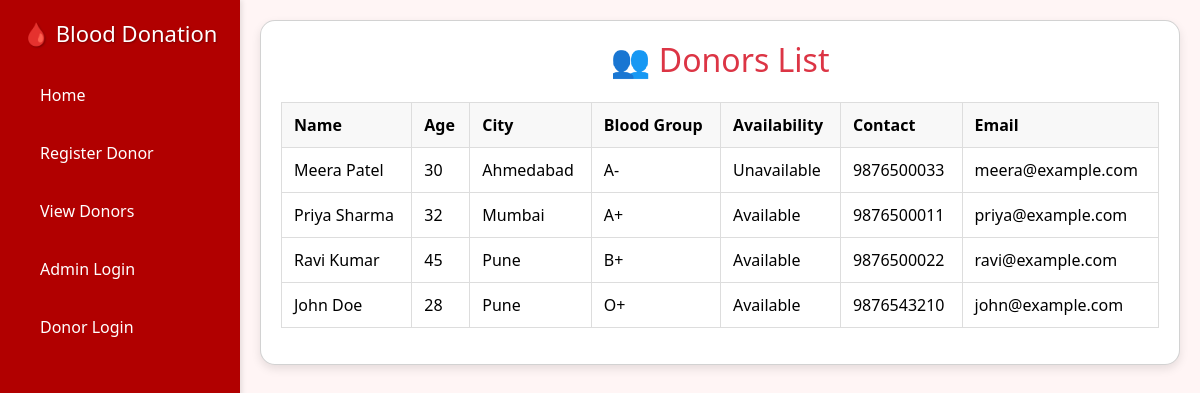
Page /view_donors.php on the committed database.
### tables this page shows
CREATE TABLE IF NOT EXISTS donors (
    id INT AUTO_INCREMENT PRIMARY KEY,
    name VARCHAR(100) NOT NULL,
    age INT NOT NULL,
    blood_group VARCHAR(5) NOT NULL,
    contact VARCHAR(20) NOT NULL,
    city VARCHAR(50) NOT NULL,
    email VARCHAR(100),
    availability ENUM('Available','Unavailable') DEFAULT 'Available',
    last_donation_date DATE NULL,
    created_at TIMESTAMP DEFAULT CURRENT_TIMESTAMP
);

### view_donors.php (the view, shortened to what this page needs)
<?php
require __DIR__ . '/db.php';
$donorsRes = $conn->query("SELECT * FROM donors ORDER BY blood_group, name");
?>
<!DOCTYPE html>
<html lang="en">
<head>
    <link rel="stylesheet" href="style.css">
    <link href="https://cdn.jsdelivr.net/npm/bootstrap@5.3.3/dist/css/bootstrap.min.css" rel="stylesheet">
</head>
<body>
    <?php include 'sidebar.php'; ?>
    <div class="main-content">
        <div class="card">
            <h2 class="text-center text-danger">👥 Donors List</h2>
            <?php if ($donorsRes && $donorsRes->num_rows > 0): ?>
                <table class="table table-bordered">
                    <thead>
                        <tr>
                            <th>Name</th>
                            <th>Age</th>
                            <th>City</th>
                            <th>Blood Group</th>
                            <th>Availability</th>
                            <th>Contact</th>
                            <th>Email</th>
                        </tr>
                    </thead>
                    <tbody>
                        <?php while ($d = $donorsRes->fetch_assoc()): ?>
                        <tr>
                            <td><?= htmlspecialchars($d['name']); ?></td>
                            <td><?= (int)$d['age']; ?></td>
                            <td><?= htmlspecialchars($d['city']); ?></td>
                            <td><?= $d['blood_group']; ?></td>
                            <td><?= $d['availability']; ?></td>
                            <td><?= htmlspecialchars($d['contact']); ?></td>
                            <td><?= htmlspecialchars($d['email']); ?></td>
                        </tr>
                        <?php endwhile; ?>
                    </tbody>
                </table>
            <?php else: ?>
                <p class="text-center text-danger">No donors available.</p>
            <?php endif; ?>
        </div>
    </div>
</body>
</html>

### style.css (style rules this page uses)
* { margin: 0; padding: 0; box-sizing: border-box; }
body { font-family: "Poppins", Arial, sans-serif; background: #ffe6e6; display: flex; min-height: 100vh; }
.main-content { margin-left: 250px; padding: 40px; flex: 1; min-height: 100vh; }
.card, .welcome-box, .alerts, .donor-section { background: #fff; border-radius: 12px; padding: 25px; box-shadow: 0 6px 18px rgba(0,0,0,0.08); margin-bottom: 30px; }
table.table { width: 100%; border-collapse: collapse; margin-top: 15px; }
table.table th, table.table td { padding: 10px 12px; border: 1px solid #ddd; text-align: left; }
table.table th { background-color: #f8f8f8; }

### view_donors.php (style rules this page uses)
body { font-family: Arial, sans-serif; background-color: #fff5f5; }
.main-content { margin-left: 230px; padding: 20px; }
.card { border-radius: 15px; box-shadow: 0 4px 10px rgba(0,0,0,0.1); padding: 20px; background-color: #fff; }
table { width: 100%; }
th, td { text-align: center; padding: 10px; }
th { background-color: #b10000; color: white; }
tr:nth-child(even) { background-color: #fff0f0; }

### sidebar.php (style rules this page uses)
body { margin: 0; font-family: 'Segoe UI', sans-serif; }
.main-content { margin-left: 240px; padding: 20px; }

### rows in the picture
donors: name "Meera Patel", age "30", city "Ahmedabad", blood_group "A-", availability "Unavailable", contact "9876500033", email "meera@example.com"
donors: name "Priya Sharma", age "32", city "Mumbai", blood_group "A+", availability "Available", contact "9876500011", email "priya@example.com"
donors: name "Ravi Kumar", age "45", city "Pune", blood_group "B+", availability "Available", contact "9876500022", email "ravi@example.com"
donors: name "John Doe", age "28", city "Pune", blood_group "O+", availability "Available", contact "9876543210", email "john@example.com"

### other values in the picture
$name "Home"
$name "Register Donor"
$name "View Donors"
$name "Admin Login"
$name "Donor Login"
